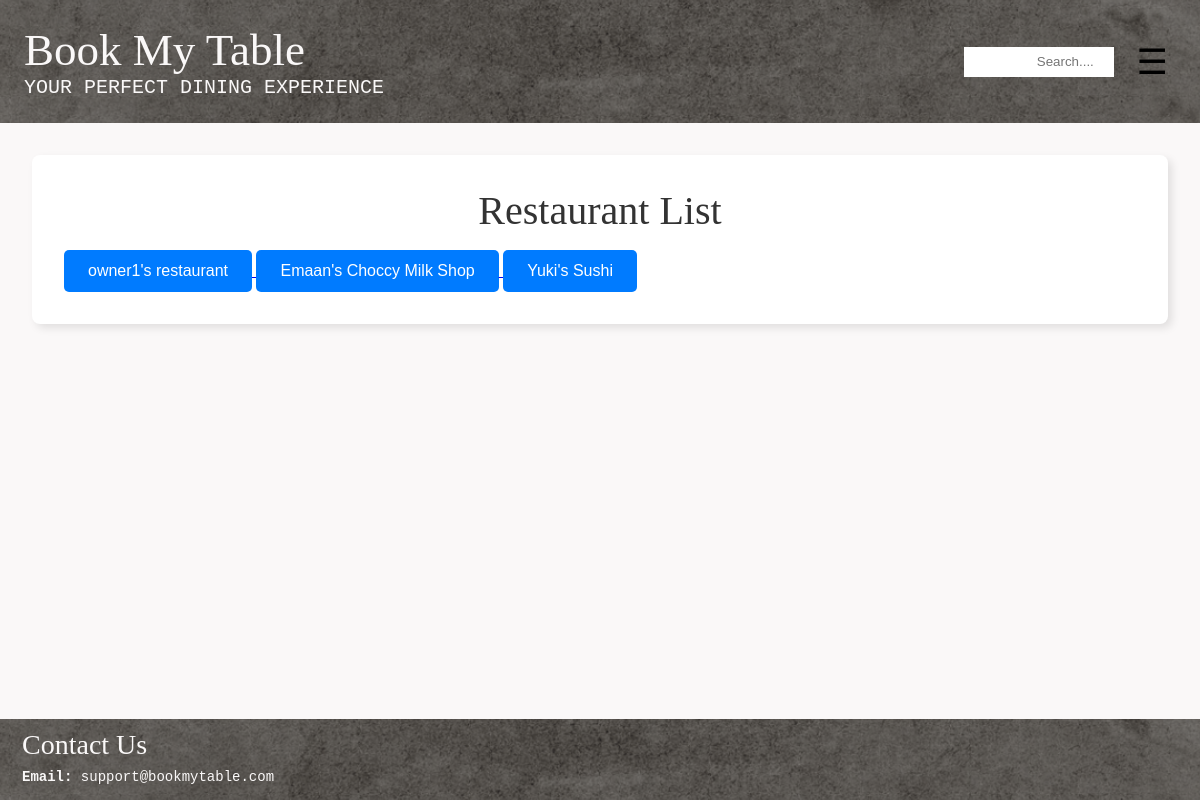
/restaurant/, run on the app's committed database.
### restaurant/models.py (models this page shows, shortened)
class Restaurant(models.Model):
    R_ID = models.AutoField(primary_key=True)
    R_Name = models.CharField(max_length=100)
    owner = models.OneToOneField('users.Owner', on_delete=models.CASCADE, related_name='restaurant')
    R_EmailAddress = models.EmailField(unique=True)
    R_ContactNumber = models.CharField(unique = True, max_length=15)
    R_Address = models.TextField() # this will allow for multiple addresses too
    R_Description = models.TextField(blank=True, null=True) #can be left blank, will store NULL if no value exists
    R_CuisineTypes = models.CharField(max_length=100)
    R_ReservationCost = models.DecimalField(max_digits=10, decimal_places=2)
    R_OpenHours = models.CharField(max_length=100) # e.g "Mon-Fri: 9:00AM - 8PM"
    Rating = models.DecimalField(decimal_places=2, default=0.0, max_digits=100)
    NetRevenue = models.DecimalField(max_digits=15, decimal_places=2, default=0.0)

### restaurant/views.py (the view)
# urls.py: path('', views.restaurant_list, name = 'all_restaurant'),
def restaurant_list(request):
    user_id = request.GET.get('user_id')  # Capture the user_id from the query parameter
    restaurants = Restaurant.objects.all()
    return render(request, 'restaurant/all_restaurant.html', {
        'restaurant_list': restaurants,
        'user_id': user_id  # Pass user_id to the template
    })

### restaurant/templates/restaurant/all_restaurant.html (shortened to what this page needs)
{% extends "layout.html" %}
{% block content %}
<div class="container">
    <h2 class="card-heading text-center">Restaurant List</h2>
    {% for r in restaurant_list %}
            <a href="{% url 'restaurant_details' r.R_ID %}?user_id={{ user_id }}">
                <button type="button" class="button">
                    <div style="font-size: 1rem;">{{ r.R_Name }} </div>
                </button>
            </a>
    {% endfor %}
</div>
{% endblock %}

### static/style.css (style rules this page uses)
* { margin: 0; padding: 0; box-sizing: border-box; }
html, body { height: 100%; margin: 0; }
body { font-family: Arial, sans-serif; background-color: #faf8f8; color: #333; display: flex; flex-direction: column; }
.button { background-color: #98989c; padding: 0.5rem 0.5rem; cursor: pointer; border-radius: 1px; border-color: black; top: 2%; left:2%; font-size: 20px; background: none; border: none; color: rgb(0, 0, 0); cursor: pointer; text-align: center; }
.container { max-width: 1200px; margin: 0 auto; padding: 2rem; background-color: #fff; border-radius: 8px; box-shadow: 4px 4px 8px rgba(0, 0, 0, 0.1); }
.button { display: inline-block; padding: 0.75rem 1.5rem; border: none; border-radius: 5px; background-color: #007BFF; color: #fff; font-size: 1rem; cursor: pointer; text-align: center; transition: background-color 0.3s; }
.text-center { text-align: center; }
.card-heading { font-family: "Brush Script MT", cursive; font-size: 2.5rem; font-weight:lighter; margin-bottom: 1rem; }

### data on the page
Restaurant: R_Name "owner1's restaurant"
Restaurant: R_Name "Emaan's Choccy Milk Shop"
Restaurant: R_Name "Yuki's Sushi"
